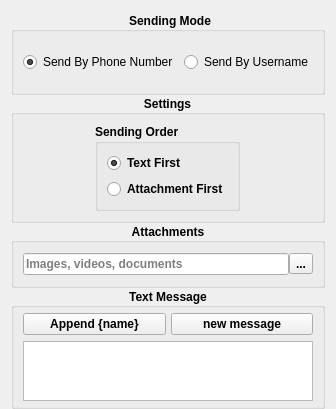
          <widget class="QWidget" name="main_2">
           <attribute name="icon">
            <iconset resource="../Whatsapp-bulk-sender/images.qrc">
             <normaloff>:/black-icons/Data/imgs/black icons/icons8-home-500.png</normaloff>:/black-icons/Data/imgs/black icons/icons8-home-500.png</iconset>
           </attribute>
           <attribute name="title">
            <string>Main</string>
           </attribute>
           <layout class="QVBoxLayout" name="verticalLayout_11" stretch="0,0,0,1">
            <property name="spacing">
             <number>0</number>
            </property>
            <property name="topMargin">
             <number>12</number>
            </property>
            <property name="bottomMargin">
             <number>0</number>
            </property>
            <item>
             <widget class="QGroupBox" name="groupBox_6">
              <property name="sizePolicy">
               <sizepolicy hsizetype="Preferred" vsizetype="Fixed">
                <horstretch>0</horstretch>
                <verstretch>0</verstretch>
               </sizepolicy>
              </property>
              <property name="maximumSize">
               <size>
                <width>16777215</width>
                <height>16777215</height>
               </size>
              </property>
              <property name="font">
               <font>
                <family>arial</family>
                <weight>75</weight>
                <bold>true</bold>
               </font>
              </property>
              <property name="styleSheet">
               <string notr="true">QGroupBox{
background:transparent;
}</string>
              </property>
              <property name="title">
               <string>Sending Mode</string>
              </property>
              <property name="alignment">
               <set>Qt::AlignCenter</set>
              </property>
              <property name="flat">
               <bool>false</bool>
              </property>
              <layout class="QHBoxLayout" name="horizontalLayout_5">
               <property name="topMargin">
                <number>20</number>
               </property>
               <property name="bottomMargin">
                <number>20</number>
               </property>
               <item>
                <widget class="QRadioButton" name="phone_rb_2">
                 <property name="sizePolicy">
                  <sizepolicy hsizetype="Fixed" vsizetype="Fixed">
                   <horstretch>0</horstretch>
                   <verstretch>0</verstretch>
                  </sizepolicy>
                 </property>
                 <property name="text">
                  <string>Send By Phone Number</string>
                 </property>
                 <property name="checked">
                  <bool>true</bool>
                 </property>
                </widget>
               </item>
               <item>
                <widget class="QRadioButton" name="username_rb_2">
                 <property name="sizePolicy">
                  <sizepolicy hsizetype="Fixed" vsizetype="Fixed">
                   <horstretch>0</horstretch>
                   <verstretch>0</verstretch>
                  </sizepolicy>
                 </property>
                 <property name="text">
                  <string>Send By Username</string>
                 </property>
                </widget>
               </item>
              </layout>
             </widget>
            </item>
            <item>
             <widget class="QGroupBox" name="groupBox_2">
              <property name="font">
               <font>
                <weight>75</weight>
                <bold>true</bold>
               </font>
              </property>
              <property name="title">
               <string>Settings</string>
              </property>
              <property name="alignment">
               <set>Qt::AlignCenter</set>
              </property>
              <layout class="QHBoxLayout" name="horizontalLayout_4">
               <item>
                <widget class="QGroupBox" name="groupBox_11">
                 <property name="sizePolicy">
                  <sizepolicy hsizetype="Fixed" vsizetype="Preferred">
                   <horstretch>0</horstretch>
                   <verstretch>0</verstretch>
                  </sizepolicy>
                 </property>
                 <property name="title">
                  <string>Sending Order</string>
                 </property>
                 <layout class="QVBoxLayout" name="verticalLayout_4">
                  <item>
                   <widget class="QRadioButton" name="textFirst_rb_2">
                    <property name="text">
                     <string>Text First</string>
                    </property>
                    <property name="checked">
                     <bool>true</bool>
                    </property>
                   </widget>
                  </item>
                  <item>
                   <widget class="QRadioButton" name="attachFirst_rb_2">
                    <property name="text">
                     <string>Attachment First</string>
                    </property>
                   </widget>
                  </item>
                 </layout>
                </widget>
               </item>
              </layout>
             </widget>
            </item>
            <item>
             <widget class="QGroupBox" name="groupBox_7">
              <property name="sizePolicy">
               <sizepolicy hsizetype="Preferred" vsizetype="Fixed">
                <horstretch>0</horstretch>
                <verstretch>0</verstretch>
               </sizepolicy>
              </property>
              <property name="maximumSize">
               <size>
                <width>16777215</width>
                <height>16777215</height>
               </size>
              </property>
              <property name="font">
               <font>
                <weight>75</weight>
                <bold>true</bold>
               </font>
              </property>
              <property name="title">
               <string>Attachments</string>
              </property>
              <property name="alignment">
               <set>Qt::AlignCenter</set>
              </property>
              <property name="flat">
               <bool>false</bool>
              </property>
              <layout class="QFormLayout" name="formLayout_2">
               <property name="horizontalSpacing">
                <number>5</number>
               </property>
               <property name="verticalSpacing">
                <number>10</number>
               </property>
               <property name="topMargin">
                <number>10</number>
               </property>
               <property name="bottomMargin">
                <number>10</number>
               </property>
               <item row="0" column="0" colspan="2">
                <layout class="QHBoxLayout" name="horizontalLayout_8">
                 <item>
                  <widget class="QLineEdit" name="attachments_le_2">
                   <property name="readOnly">
                    <bool>true</bool>
                   </property>
                   <property name="placeholderText">
                    <string>Images, videos, documents</string>
                   </property>
                  </widget>
                 </item>
                 <item>
                  <widget class="QToolButton" name="attachments_btn_2">
                   <property name="text">
                    <string>...</string>
                   </property>
                  </widget>
                 </item>
                </layout>
               </item>
              </layout>
             </widget>
            </item>
            <item>
             <widget class="QGroupBox" name="groupBox_8">
              <property name="sizePolicy">
               <sizepolicy hsizetype="Preferred" vsizetype="Fixed">
                <horstretch>0</horstretch>
                <verstretch>0</verstretch>
               </sizepolicy>
              </property>
              <property name="maximumSize">
               <size>
                <width>16777215</width>
                <height>16777215</height>
               </size>
              </property>
              <property name="font">
               <font>
                <weight>75</weight>
                <bold>true</bold>
               </font>
              </property>
              <property name="title">
               <string>Text Message</string>
              </property>
              <property name="alignment">
               <set>Qt::AlignCenter</set>
              </property>
              <layout class="QVBoxLayout" name="verticalLayout_12" stretch="0,0">
               <property name="topMargin">
                <number>5</number>
               </property>
               <property name="bottomMargin">
                <number>5</number>
               </property>
               <item>
                <layout class="QHBoxLayout" name="horizontalLayout_9">
                 <property name="spacing">
                  <number>5</number>
                 </property>
                 <property name="leftMargin">
                  <number>0</number>
                 </property>
                 <property name="topMargin">
                  <number>0</number>
                 </property>
                 <item>
                  <widget class="QPushButton" name="pushButton_2">
                   <property name="text">
                    <string>Append {name}</string>
                   </property>
                  </widget>
                 </item>
                 <item>
                  <widget class="QPushButton" name="append_newmessage_2">
                   <property name="text">
                    <string>new message</string>
                   </property>
                  </widget>
                 </item>
                </layout>
               </item>
               <item>
                <widget class="QPlainTextEdit" name="message_text_2">
                 <property name="maximumSize">
                  <size>
                   <width>16777215</width>
                   <height>60</height>
                  </size>
                 </property>
                </widget>
               </item>
              </layout>
             </widget>
            </item>
           </layout>
          </widget>
